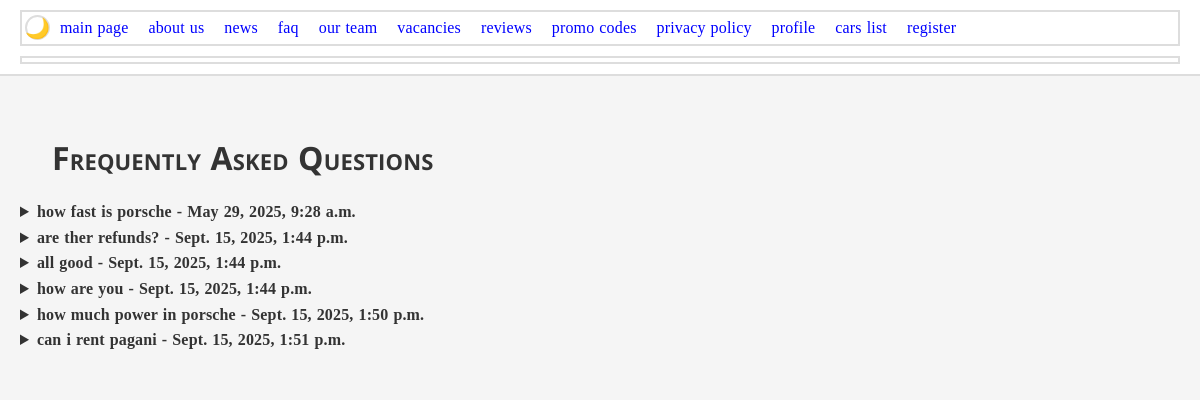
Screenshot of /faq/ with the database file from the repository.
### main/models.py (models this page shows, shortened)
class FAQ(models.Model):
    title = models.CharField('title',max_length=200)
    question = models.TextField('question')
    answer = models.TextField('answer')
    ans_date = models.DateTimeField('date',auto_now_add=True)

### main/views.py (the view)
# urls.py: path('faq/', views.faq, name='faq'),
def faq(request):
    logger.debug("Загрузка FAQ")
    faqs = FAQ.objects.all()
    return render(request, "main/faq.html", {'faqs': faqs})

### main/templates/main/faq.html (shortened to what this page needs)
{% extends "base.html" %}
{% block header %}Frequently Asked Questions{% endblock %}
{% block content %}
{% for el in faqs %}
<details>
    <summary>
        <strong>{{ el.title }}</strong> - {{ el.ans_date }}
    </summary>
</details>
{% endfor %}
{% endblock %}

### main/static/css/style2.css (style rules this page uses)
:root { --font-primary: 'Open Sans'; --font-secondary: 'Roboto'; --font-mono: monospace; --bg-primary: #f5f5f5; --bg-secondary: #ffffff; --text-primary: #333333; --text-secondary: #666666; --border-color: #dddddd; }
body { line-height: 1.6; word-spacing: 0.05em; letter-spacing: 0.01em; background: #f5f5f5; margin: 0; padding-top: 80px; }
[lang="en"] { quotes: '"' '"'; }
summary { font-weight: bold; cursor: pointer; }
body { background-color: var(--bg-primary) !important; color: var(--text-primary) !important; }

### rows the page displays
FAQ: title "how fast is porsche", ans_date "May 29, 2025, 9:28 a.m."
FAQ: title "are ther refunds?", ans_date "Sept. 15, 2025, 1:44 p.m."
FAQ: title "all good", ans_date "Sept. 15, 2025, 1:44 p.m."
FAQ: title "how are you", ans_date "Sept. 15, 2025, 1:44 p.m."
FAQ: title "how much power in porsche", ans_date "Sept. 15, 2025, 1:50 p.m."
FAQ: title "can i rent pagani", ans_date "Sept. 15, 2025, 1:51 p.m."
